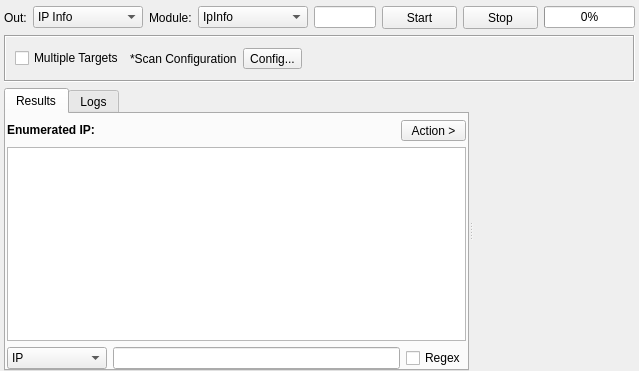
<?xml version="1.0" encoding="UTF-8"?>
<ui version="4.0">
 <class>IpEnum</class>
 <widget class="QWidget" name="IpEnum">
  <property name="geometry">
   <rect>
    <x>0</x>
    <y>0</y>
    <width>639</width>
    <height>371</height>
   </rect>
  </property>
  <property name="windowTitle">
   <string>IP Address Tool</string>
  </property>
  <layout class="QVBoxLayout" name="verticalLayout_2">
   <property name="leftMargin">
    <number>4</number>
   </property>
   <property name="topMargin">
    <number>6</number>
   </property>
   <property name="rightMargin">
    <number>4</number>
   </property>
   <property name="bottomMargin">
    <number>0</number>
   </property>
   <item>
    <layout class="QHBoxLayout" name="horizontalLayout">
     <item>
      <widget class="QLabel" name="labelOut">
       <property name="text">
        <string>Out:</string>
       </property>
      </widget>
     </item>
     <item>
      <widget class="QComboBox" name="comboBox_2">
       <property name="minimumSize">
        <size>
         <width>110</width>
         <height>0</height>
        </size>
       </property>
       <item>
        <property name="text">
         <string>IP Info</string>
        </property>
       </item>
       <item>
        <property name="text">
         <string>Reverse IP</string>
        </property>
       </item>
      </widget>
     </item>
     <item>
      <widget class="QLabel" name="labelModule">
       <property name="text">
        <string>Module:</string>
       </property>
      </widget>
     </item>
     <item>
      <widget class="QComboBox" name="comboBoxEngine">
       <property name="minimumSize">
        <size>
         <width>110</width>
         <height>0</height>
        </size>
       </property>
       <item>
        <property name="text">
         <string>IpInfo</string>
        </property>
       </item>
       <item>
        <property name="text">
         <string>IpApi</string>
        </property>
       </item>
      </widget>
     </item>
     <item>
      <widget class="QLineEdit" name="lineEditTarget"/>
     </item>
     <item>
      <widget class="QPushButton" name="buttonStart">
       <property name="minimumSize">
        <size>
         <width>75</width>
         <height>23</height>
        </size>
       </property>
       <property name="sizeIncrement">
        <size>
         <width>0</width>
         <height>0</height>
        </size>
       </property>
       <property name="text">
        <string>Start</string>
       </property>
      </widget>
     </item>
     <item>
      <widget class="QPushButton" name="buttonStop">
       <property name="minimumSize">
        <size>
         <width>75</width>
         <height>23</height>
        </size>
       </property>
       <property name="sizeIncrement">
        <size>
         <width>0</width>
         <height>0</height>
        </size>
       </property>
       <property name="text">
        <string>Stop</string>
       </property>
      </widget>
     </item>
     <item>
      <widget class="QProgressBar" name="progressBar">
       <property name="value">
        <number>0</number>
       </property>
      </widget>
     </item>
    </layout>
   </item>
   <item>
    <widget class="QFrame" name="frame">
     <property name="frameShape">
      <enum>QFrame::Box</enum>
     </property>
     <property name="frameShadow">
      <enum>QFrame::Sunken</enum>
     </property>
     <layout class="QHBoxLayout" name="horizontalLayout_2">
      <property name="leftMargin">
       <number>9</number>
      </property>
      <property name="rightMargin">
       <number>9</number>
      </property>
      <item>
       <widget class="QCheckBox" name="checkBoxMultipleTargets">
        <property name="text">
         <string>Multiple Targets</string>
        </property>
       </widget>
      </item>
      <item>
       <widget class="QLabel" name="label_2">
        <property name="text">
         <string>*Scan Configuration</string>
        </property>
       </widget>
      </item>
      <item>
       <widget class="QToolButton" name="buttonConfig">
        <property name="text">
         <string>Config...</string>
        </property>
       </widget>
      </item>
      <item>
       <spacer name="horizontalSpacer">
        <property name="orientation">
         <enum>Qt::Horizontal</enum>
        </property>
        <property name="sizeHint" stdset="0">
         <size>
          <width>396</width>
          <height>20</height>
         </size>
        </property>
       </spacer>
      </item>
     </layout>
    </widget>
   </item>
   <item>
    <widget class="QSplitter" name="splitter">
     <property name="orientation">
      <enum>Qt::Horizontal</enum>
     </property>
     <widget class="QTabWidget" name="tabWidget">
      <property name="currentIndex">
       <number>0</number>
      </property>
      <widget class="QWidget" name="tabResults">
       <attribute name="title">
        <string>Results</string>
       </attribute>
       <layout class="QVBoxLayout" name="verticalLayout">
        <property name="leftMargin">
         <number>1</number>
        </property>
        <property name="topMargin">
         <number>6</number>
        </property>
        <property name="rightMargin">
         <number>1</number>
        </property>
        <property name="bottomMargin">
         <number>0</number>
        </property>
        <item>
         <layout class="QHBoxLayout" name="horizontalLayout_3">
          <item>
           <widget class="QLabel" name="label_3">
            <property name="sizePolicy">
             <sizepolicy hsizetype="Maximum" vsizetype="Maximum">
              <horstretch>0</horstretch>
              <verstretch>0</verstretch>
             </sizepolicy>
            </property>
            <property name="font">
             <font>
              <weight>75</weight>
              <bold>true</bold>
             </font>
            </property>
            <property name="text">
             <string>Enumerated IP:</string>
            </property>
           </widget>
          </item>
          <item>
           <widget class="QLabel" name="labelResultsCount">
            <property name="sizePolicy">
             <sizepolicy hsizetype="Preferred" vsizetype="Preferred">
              <horstretch>0</horstretch>
              <verstretch>0</verstretch>
             </sizepolicy>
            </property>
            <property name="text">
             <string/>
            </property>
           </widget>
          </item>
          <item>
           <widget class="QToolButton" name="buttonAction">
            <property name="minimumSize">
             <size>
              <width>65</width>
              <height>20</height>
             </size>
            </property>
            <property name="text">
             <string>Action &gt;</string>
            </property>
           </widget>
          </item>
         </layout>
        </item>
        <item>
         <widget class="QTreeView" name="treeResults">
          <property name="contextMenuPolicy">
           <enum>Qt::CustomContextMenu</enum>
          </property>
          <property name="acceptDrops">
           <bool>false</bool>
          </property>
          <property name="alternatingRowColors">
           <bool>true</bool>
          </property>
          <property name="selectionMode">
           <enum>QAbstractItemView::SingleSelection</enum>
          </property>
          <attribute name="headerCascadingSectionResizes">
           <bool>true</bool>
          </attribute>
          <attribute name="headerMinimumSectionSize">
           <number>220</number>
          </attribute>
          <attribute name="headerDefaultSectionSize">
           <number>220</number>
          </attribute>
          <attribute name="headerHighlightSections">
           <bool>true</bool>
          </attribute>
         </widget>
        </item>
        <item>
         <layout class="QHBoxLayout" name="horizontalLayout_4">
          <item>
           <widget class="QComboBox" name="comboBoxFilter">
            <property name="minimumSize">
             <size>
              <width>100</width>
              <height>0</height>
             </size>
            </property>
            <item>
             <property name="text">
              <string>IP</string>
             </property>
            </item>
            <item>
             <property name="text">
              <string>Value</string>
             </property>
            </item>
           </widget>
          </item>
          <item>
           <widget class="QLineEdit" name="lineEditFilter"/>
          </item>
          <item>
           <widget class="QCheckBox" name="checkBoxRegex">
            <property name="text">
             <string>Regex</string>
            </property>
           </widget>
          </item>
         </layout>
        </item>
       </layout>
      </widget>
      <widget class="QWidget" name="tabLogs">
       <attribute name="title">
        <string>Logs</string>
       </attribute>
       <layout class="QVBoxLayout" name="verticalLayout_3">
        <property name="leftMargin">
         <number>2</number>
        </property>
        <property name="topMargin">
         <number>6</number>
        </property>
        <property name="rightMargin">
         <number>2</number>
        </property>
        <property name="bottomMargin">
         <number>0</number>
        </property>
        <item>
         <widget class="QPlainTextEdit" name="plainTextEditLogs"/>
        </item>
       </layout>
      </widget>
     </widget>
     <widget class="InputWidget" name="targets" native="true">
      <property name="minimumSize">
       <size>
        <width>0</width>
        <height>150</height>
       </size>
      </property>
     </widget>
    </widget>
   </item>
  </layout>
 </widget>
 <customwidgets>
  <customwidget>
   <class>InputWidget</class>
   <extends>QWidget</extends>
   <header>src/widgets/InputWidget.h</header>
   <container>1</container>
  </customwidget>
 </customwidgets>
 <resources/>
 <connections/>
</ui>
